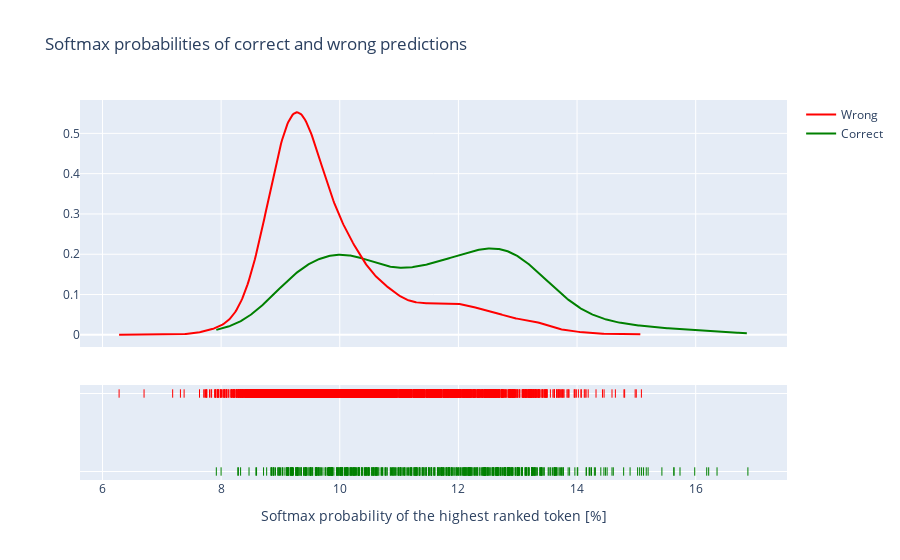
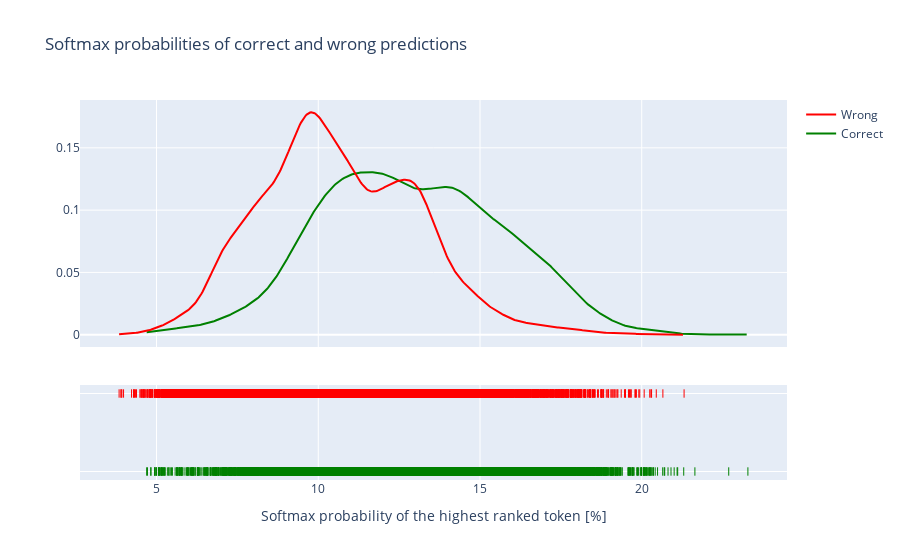
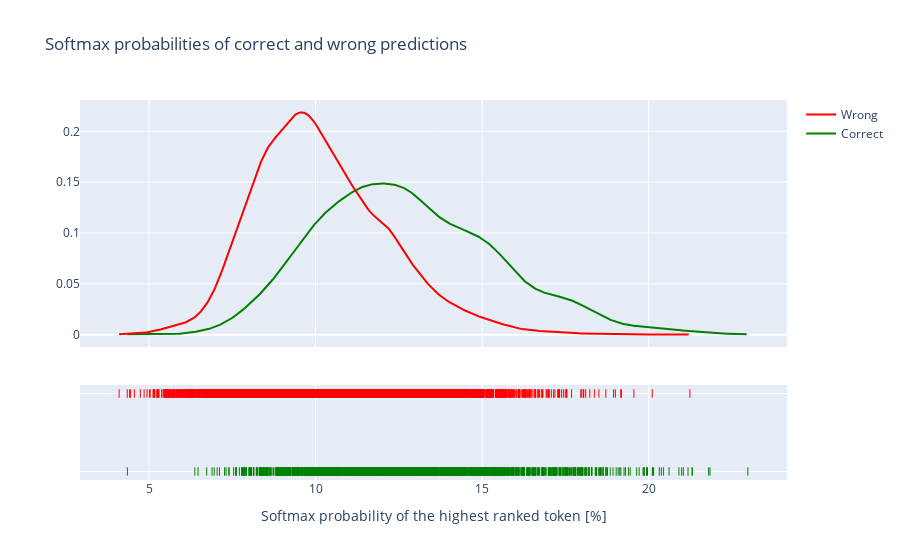
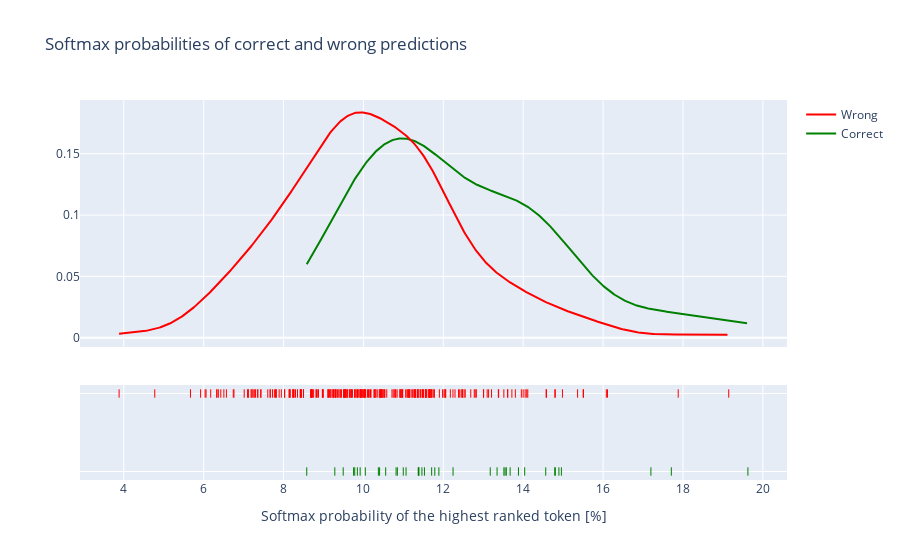

Here is the notebook cell these charts were saved with, in order:
### Code cell
print(certainty_data.keys())

for dataset in certainty_data.keys():
    print('Dataset: ', dataset)

    dataset_individual_predictions = []

    for relation in certainty_data[dataset].keys():
        if 'means' in relation:
            continue 
        print('Relation: ', relation)
        num_elements = len(certainty_data[dataset][relation][0]['individual_predictions'])
        print('num: ', num_elements)


        all_lines = []
        correct_lines = []
        wrong_lines = []

        dataset_individual_predictions.extend(certainty_data[dataset][relation][0]['individual_predictions'])

        for i, instance in enumerate(certainty_data[dataset][relation][0]['individual_predictions']):
            # print(instance)
            if i > 549:
                break
            # print(instance['top_k_values'][:10])
            # all_lines.append((instance['top_k_values'][:10], instance['rank']))
            if instance['rank'] == 0:
                correct_lines.append((instance['top_k_values'][:10], instance['rank']))
            else: 
                wrong_lines.append((instance['top_k_values'][:10], instance['rank']))
            # print(instance['rank'])

        individual_predictions = certainty_data[dataset][relation][0]['individual_predictions']
        # analyze_data(individual_predictions=individual_predictions)
        print('\n\n')
        # make_line_plot(lines, correct_lines, wrong_lines)
        
    analyze_data(individual_predictions=dataset_individual_predictions)

### Figure 1 — Plotly figure (JSON) as saved in the notebook; plotly's stock layout.template omitted (floating-point values rounded to 4 significant figures; data arrays with more than 128 entries replaced by an {"elided": "..."} marker saying what was removed)
{"data": [{"legendgroup": "Correct", "marker": {"color": "green"}, "mode": "lines", "name": "Correct", "showlegend": true, "type": "scatter", "x": {"elided": "500 float values"}, "xaxis": "x", "y": {"elided": "500 float values"}, "yaxis": "y"}, {"legendgroup": "Wrong", "marker": {"color": "red"}, "mode": "lines", "name": "Wrong", "showlegend": true, "type": "scatter", "x": {"elided": "500 float values"}, "xaxis": "x", "y": {"elided": "500 float values"}, "yaxis": "y"}, {"legendgroup": "Correct", "marker": {"color": "green", "symbol": "line-ns-open"}, "mode": "markers", "name": "Correct", "showlegend": false, "type": "scatter", "x": {"elided": "569 float values"}, "xaxis": "x", "y": {"elided": "569 str values"}, "yaxis": "y2"}, {"legendgroup": "Wrong", "marker": {"color": "red", "symbol": "line-ns-open"}, "mode": "markers", "name": "Wrong", "showlegend": false, "type": "scatter", "x": {"elided": "4959 float values"}, "xaxis": "x", "y": {"elided": "4959 str values"}, "yaxis": "y2"}], "layout": {"barmode": "overlay", "hovermode": "closest", "legend": {"traceorder": "reversed"}, "title": {"text": "Softmax probabilities of correct and wrong predictions"}, "xaxis": {"anchor": "y2", "domain": [0, 1], "title": {"text": "Softmax probability of the highest ranked token [%]"}, "zeroline": false}, "yaxis": {"anchor": "free", "domain": [0.35, 1], "position": 0}, "yaxis2": {"anchor": "x", "domain": [0, 0.25], "dtick": 1, "showticklabels": false}}}

### Figure 2 — Plotly figure (JSON) as saved in the notebook; plotly's stock layout.template omitted (floating-point values rounded to 4 significant figures; data arrays with more than 128 entries replaced by an {"elided": "..."} marker saying what was removed)
{"data": [{"legendgroup": "Correct", "marker": {"color": "green"}, "mode": "lines", "name": "Correct", "showlegend": true, "type": "scatter", "x": {"elided": "500 float values"}, "xaxis": "x", "y": {"elided": "500 float values"}, "yaxis": "y"}, {"legendgroup": "Wrong", "marker": {"color": "red"}, "mode": "lines", "name": "Wrong", "showlegend": true, "type": "scatter", "x": {"elided": "500 float values"}, "xaxis": "x", "y": {"elided": "500 float values"}, "yaxis": "y"}, {"legendgroup": "Correct", "marker": {"color": "green", "symbol": "line-ns-open"}, "mode": "markers", "name": "Correct", "showlegend": false, "type": "scatter", "x": {"elided": "9725 float values"}, "xaxis": "x", "y": {"elided": "9725 str values"}, "yaxis": "y2"}, {"legendgroup": "Wrong", "marker": {"color": "red", "symbol": "line-ns-open"}, "mode": "markers", "name": "Wrong", "showlegend": false, "type": "scatter", "x": {"elided": "24292 float values"}, "xaxis": "x", "y": {"elided": "24292 str values"}, "yaxis": "y2"}], "layout": {"barmode": "overlay", "hovermode": "closest", "legend": {"traceorder": "reversed"}, "title": {"text": "Softmax probabilities of correct and wrong predictions"}, "xaxis": {"anchor": "y2", "domain": [0, 1], "title": {"text": "Softmax probability of the highest ranked token [%]"}, "zeroline": false}, "yaxis": {"anchor": "free", "domain": [0.35, 1], "position": 0}, "yaxis2": {"anchor": "x", "domain": [0, 0.25], "dtick": 1, "showticklabels": false}}}

### Figure 3 — Plotly figure (JSON) as saved in the notebook; plotly's stock layout.template omitted (floating-point values rounded to 4 significant figures; data arrays with more than 128 entries replaced by an {"elided": "..."} marker saying what was removed)
{"data": [{"legendgroup": "Correct", "marker": {"color": "green"}, "mode": "lines", "name": "Correct", "showlegend": true, "type": "scatter", "x": {"elided": "500 float values"}, "xaxis": "x", "y": {"elided": "500 float values"}, "yaxis": "y"}, {"legendgroup": "Wrong", "marker": {"color": "red"}, "mode": "lines", "name": "Wrong", "showlegend": true, "type": "scatter", "x": {"elided": "500 float values"}, "xaxis": "x", "y": {"elided": "500 float values"}, "yaxis": "y"}, {"legendgroup": "Correct", "marker": {"color": "green", "symbol": "line-ns-open"}, "mode": "markers", "name": "Correct", "showlegend": false, "type": "scatter", "x": {"elided": "1892 float values"}, "xaxis": "x", "y": {"elided": "1892 str values"}, "yaxis": "y2"}, {"legendgroup": "Wrong", "marker": {"color": "red", "symbol": "line-ns-open"}, "mode": "markers", "name": "Wrong", "showlegend": false, "type": "scatter", "x": {"elided": "10622 float values"}, "xaxis": "x", "y": {"elided": "10622 str values"}, "yaxis": "y2"}], "layout": {"barmode": "overlay", "hovermode": "closest", "legend": {"traceorder": "reversed"}, "title": {"text": "Softmax probabilities of correct and wrong predictions"}, "xaxis": {"anchor": "y2", "domain": [0, 1], "title": {"text": "Softmax probability of the highest ranked token [%]"}, "zeroline": false}, "yaxis": {"anchor": "free", "domain": [0.35, 1], "position": 0}, "yaxis2": {"anchor": "x", "domain": [0, 0.25], "dtick": 1, "showticklabels": false}}}

### Figure 4 — Plotly figure (JSON) as saved in the notebook; plotly's stock layout.template omitted (floating-point values rounded to 4 significant figures; data arrays with more than 128 entries replaced by an {"elided": "..."} marker saying what was removed)
{"data": [{"legendgroup": "Correct", "marker": {"color": "green"}, "mode": "lines", "name": "Correct", "showlegend": true, "type": "scatter", "x": {"elided": "500 float values"}, "xaxis": "x", "y": {"elided": "500 float values"}, "yaxis": "y"}, {"legendgroup": "Wrong", "marker": {"color": "red"}, "mode": "lines", "name": "Wrong", "showlegend": true, "type": "scatter", "x": {"elided": "500 float values"}, "xaxis": "x", "y": {"elided": "500 float values"}, "yaxis": "y"}, {"legendgroup": "Correct", "marker": {"color": "green", "symbol": "line-ns-open"}, "mode": "markers", "name": "Correct", "showlegend": false, "type": "scatter", "x": [10.82, 13.18, 8.581, 14.04, 11.07, 9.754, 11.46, 13.58, 14.89, 13.55, 9.918, 17.71, 13.88, 11.0, 11.89, 13.67, 10.37, 11.39, 10.85, 19.63, 13.35, 10.56, 9.782, 14.79, 11.38, 9.848, 10.05, 10.4, 13.52, 9.284, 14.96, 9.493, 11.37, 11.53, 14.56, 11.79, 17.2, 14.8, 11.71, 12.24], "xaxis": "x", "y": ["Correct", "Correct", "Correct", "Correct", "Correct", "Correct", "Correct", "Correct", "Correct", "Correct", "Correct", "Correct", "Correct", "Correct", "Correct", "Correct", "Correct", "Correct", "Correct", "Correct", "Correct", "Correct", "Correct", "Correct", "Correct", "Correct", "Correct", "Correct", "Correct", "Correct", "Correct", "Correct", "Correct", "Correct", "Correct", "Correct", "Correct", "Correct", "Correct", "Correct"], "yaxis": "y2"}, {"legendgroup": "Wrong", "marker": {"color": "red", "symbol": "line-ns-open"}, "mode": "markers", "name": "Wrong", "showlegend": false, "type": "scatter", "x": {"elided": "265 float values"}, "xaxis": "x", "y": {"elided": "265 str values"}, "yaxis": "y2"}], "layout": {"barmode": "overlay", "hovermode": "closest", "legend": {"traceorder": "reversed"}, "title": {"text": "Softmax probabilities of correct and wrong predictions"}, "xaxis": {"anchor": "y2", "domain": [0, 1], "title": {"text": "Softmax probability of the highest ranked token [%]"}, "zeroline": false}, "yaxis": {"anchor": "free", "domain": [0.35, 1], "position": 0}, "yaxis2": {"anchor": "x", "domain": [0, 0.25], "dtick": 1, "showticklabels": false}}}
